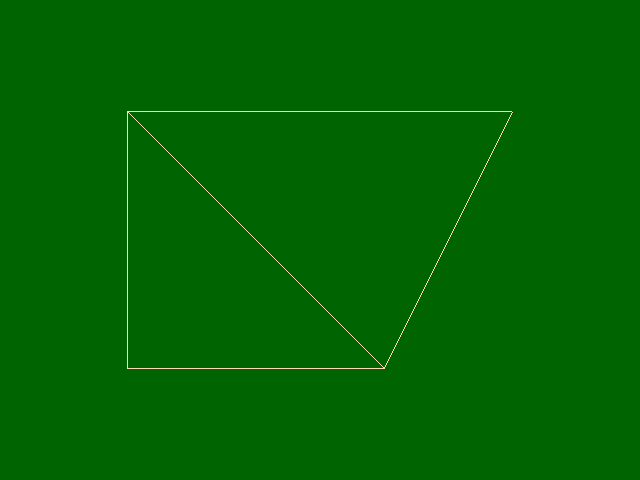

Write the Python code that produced this figure.
#!/usr/bin/env python

# Render a triangle strip in wireframe using vtkTriangleStrip.

# Factory overrides: importing these modules registers the OpenGL rendering
# and interaction style implementations for vtkRenderingCore factory classes.
import vtkmodules.vtkInteractionStyle  # noqa: F401
import vtkmodules.vtkRenderingOpenGL2  # noqa: F401
# VTK pipeline classes used in this example
from vtkmodules.vtkCommonCore import vtkPoints
from vtkmodules.vtkCommonDataModel import (
    vtkCellArray,
    vtkPolyData,
    vtkTriangleStrip,
)
from vtkmodules.vtkRenderingCore import (
    vtkActor,
    vtkDataSetMapper,
    vtkRenderWindow,
    vtkRenderWindowInteractor,
    vtkRenderer,
)

# Colors (normalized RGB)
peach_puff_rgb = (1.0, 0.855, 0.725)
dark_green_background_rgb = (0.0, 0.392, 0.0)

# Data: four points forming two adjacent triangles
points = vtkPoints()
points.InsertNextPoint(0, 0, 0)
points.InsertNextPoint(0, 1, 0)
points.InsertNextPoint(1, 0, 0)
points.InsertNextPoint(1.5, 1, 0)

# Cell: a triangle strip with 4 vertices (2 triangles)
triangle_strip = vtkTriangleStrip()
triangle_strip.GetPointIds().SetNumberOfIds(4)
triangle_strip.GetPointIds().SetId(0, 0)
triangle_strip.GetPointIds().SetId(1, 1)
triangle_strip.GetPointIds().SetId(2, 2)
triangle_strip.GetPointIds().SetId(3, 3)

cells = vtkCellArray()
cells.InsertNextCell(triangle_strip)

# Assemble the polydata
poly_data = vtkPolyData()
poly_data.SetPoints(points)
poly_data.SetStrips(cells)

# Mapper: map the triangle strip to graphics primitives
mapper = vtkDataSetMapper()
mapper.SetInputData(poly_data)

# Actor: set visual properties — wireframe representation
actor = vtkActor()
actor.SetMapper(mapper)
actor.GetProperty().SetColor(peach_puff_rgb)
actor.GetProperty().SetRepresentationToWireframe()

# Renderer: assemble the scene
renderer = vtkRenderer()
renderer.AddActor(actor)
renderer.SetBackground(dark_green_background_rgb)

# Window: display the rendered scene
render_window = vtkRenderWindow()
render_window.AddRenderer(renderer)
render_window.SetWindowName("triangle strip")
render_window.SetMultiSamples(0)
render_window.SetSize(640, 480)

# Interactor: handle mouse and keyboard events
render_window_interactor = vtkRenderWindowInteractor()
render_window_interactor.SetRenderWindow(render_window)

# Launch the interactive visualization
render_window_interactor.Initialize()
render_window_interactor.Start()
